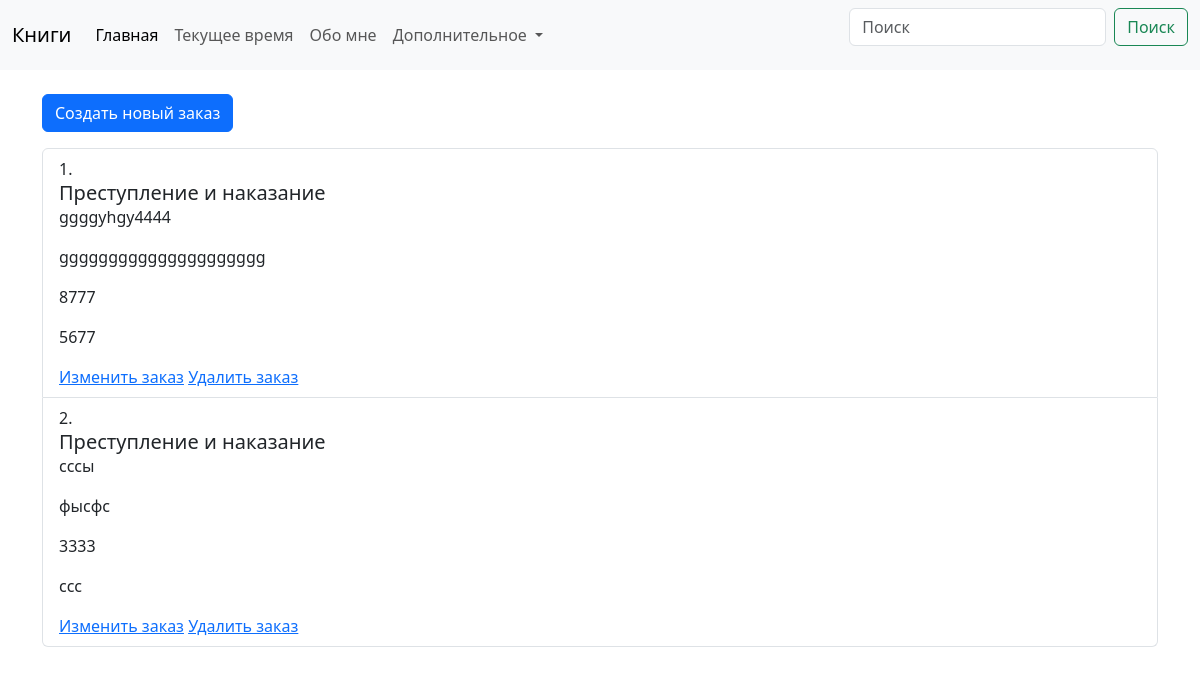
Before: /basket_list/ with the older database file.
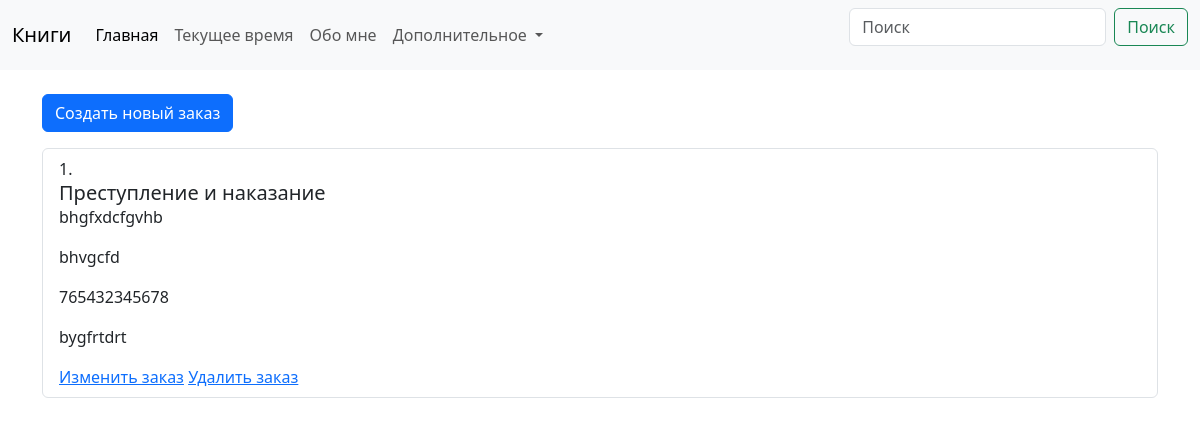
After: the same page with the newer database file.
### basket/models.py (models this page shows)
class Basket(models.Model):
    choice_book = models.ForeignKey(Books, on_delete=models.CASCADE)
    name = models.CharField(max_length=100, verbose_name='Какую книгу вы хотите заказать?')
    description_book = models.TextField('Введите описание книги')
    phone = models.CharField(max_length=100, verbose_name='Укажите ваш номер телефона')
    address = models.CharField(max_length=100, verbose_name='Введите наш адрес доставки вашего города')

### books/models.py (models this page shows, shortened)
class Books(models.Model):
    title = models.CharField(max_length=100, verbose_name='напишите название книги')
    description = models.TextField(verbose_name='укажите описание книги')
    image = models.ImageField(upload_to='books/', verbose_name='загрузите картинку книги')
    quatity_page = models.PositiveIntegerField(verbose_name='укажите кол-во страниц', blank=True)
    author = models.CharField(max_length=100, blank=True, verbose_name='укажите автора книги')
    book_audio = models.URLField(verbose_name='укажите ссылку с youtube')
    created_at = models.DateTimeField(auto_now_add=True, null=True)
    def __str__(self):
        return self.title
    class Meta:
         verbose_name = 'книга'
         verbose_name_plural = 'книги'

### basket/views.py (the view)
# urls.py: path('basket_list/', views.ReadStudentView.as_view(), name='basket_list'),
class ReadStudentView(generic.ListView):
    model = models.Basket
    template_name = 'basket/basket_list.html'
    context_object_name = 'bask'

### templates/basket/basket_list.html (shortened to what this page needs)
{% load static %}
{% include '../header.html' %}
<link href="https://cdn.jsdelivr.net/npm/bootstrap@5.3.3/dist/css/bootstrap.min.css" rel="stylesheet">
<div class="container mt-4">
  <a class="btn btn-primary mb-3" href="/create_basket/">Создать новый заказ</a>
  <ol class="list-group list-group-numbered">
    {% for i in bask %}
    <li class="list-group-item">
      <h5 class="card-title">{{ i.choice_book }}</h5>
      <p class="card-text">{{ i.name }}</p>
      <p class="card-text">{{ i.description_book }}</p>
      <p class="card-text">{{ i.phone }}</p>
      <p class="card-text">{{ i.address }}</p>
      <a href="/basket_list/{{ i.id }}/update/">Изменить заказ</a>
   <a href="/basket_list/{{ i.id }}/delete/">Удалить заказ</a>
    </li>
    {% endfor %}
  </ol>
</div>

Changed rows visible on the page:
removed Basket: choice_book "Преступление и наказание", name "ggggyhgy4444", description_book "ggggggggggggggggggggg", phone "8777", address "5677"
removed Basket: choice_book "Преступление и наказание", name "сссы", description_book "фысфс", phone "3333", address "ссс"
added Basket: choice_book "Преступление и наказание", name "bhgfxdcfgvhb", description_book "bhvgcfd", phone "765432345678", address "bygfrtdrt"
